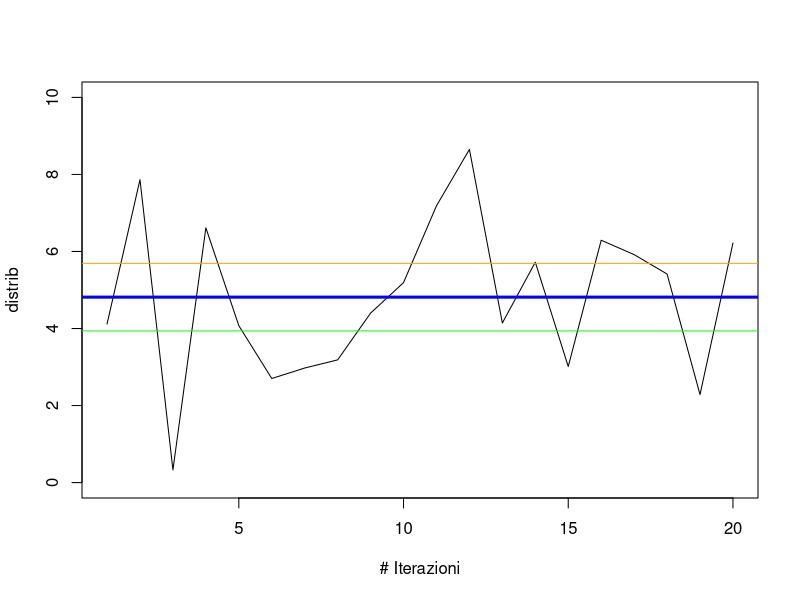
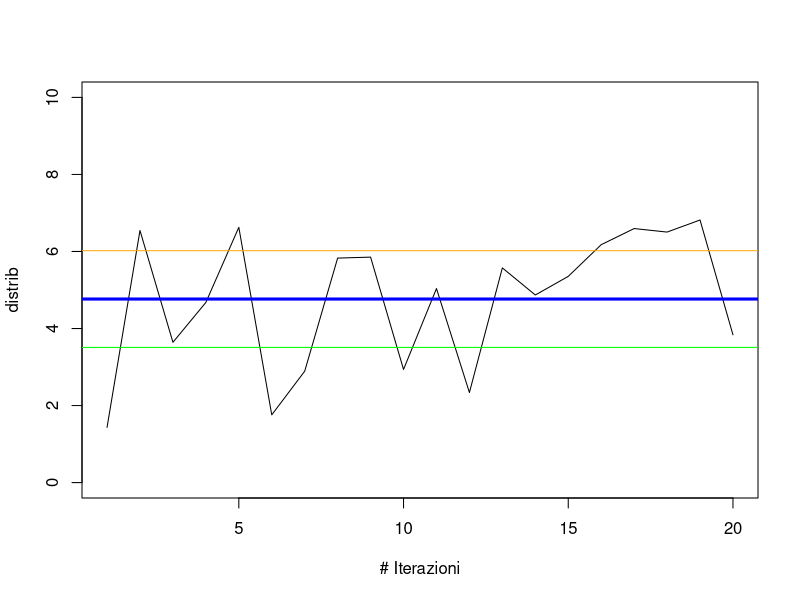
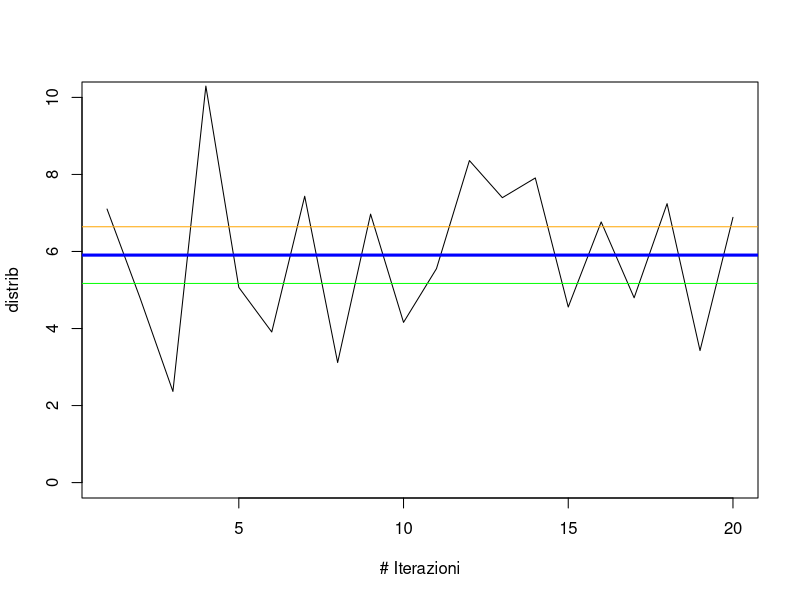
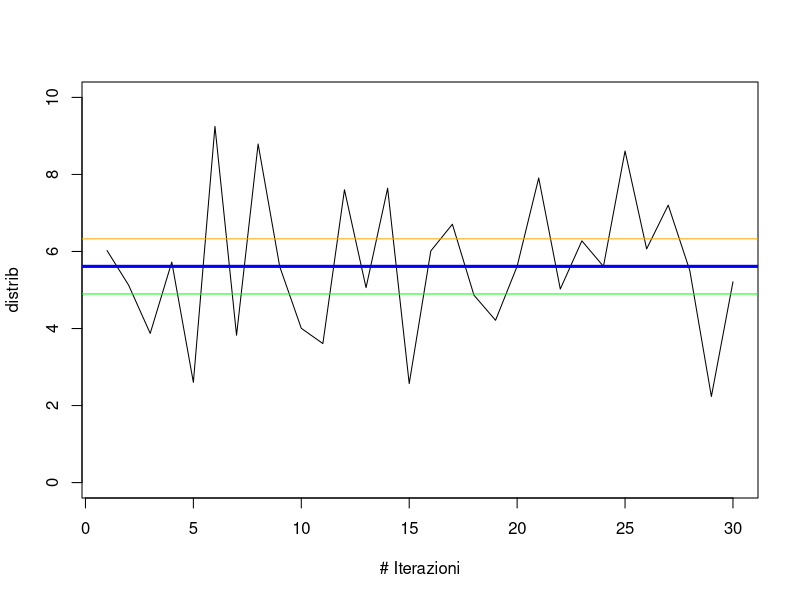
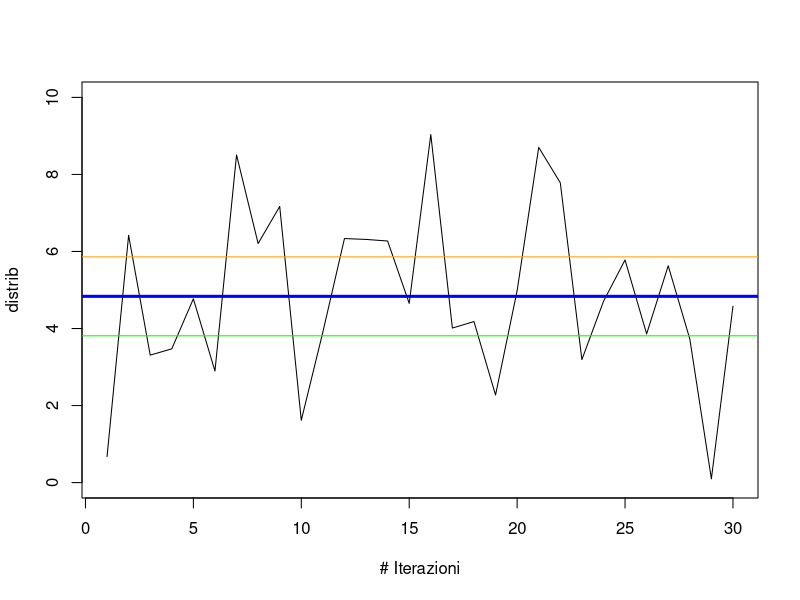
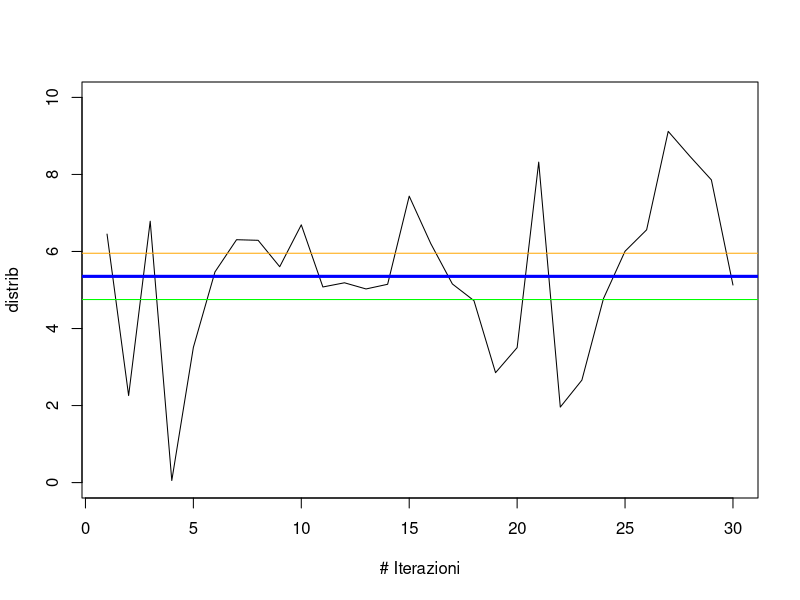
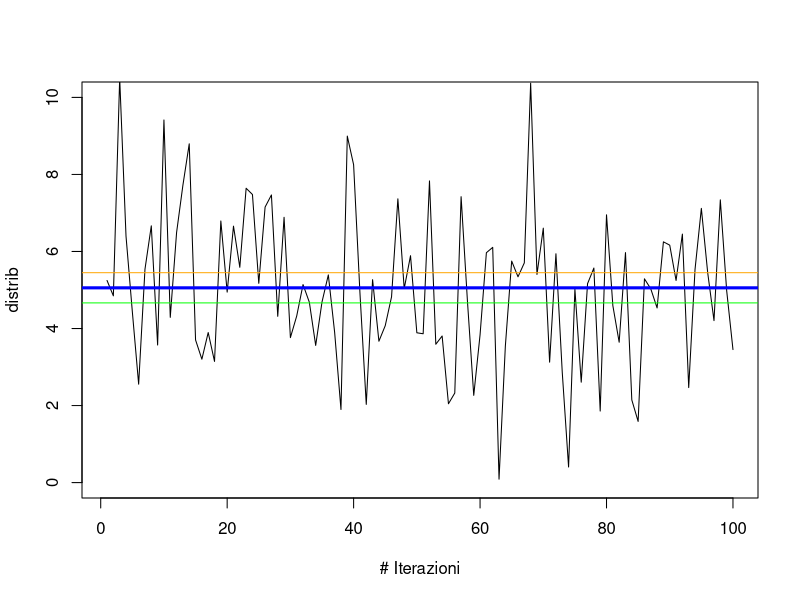
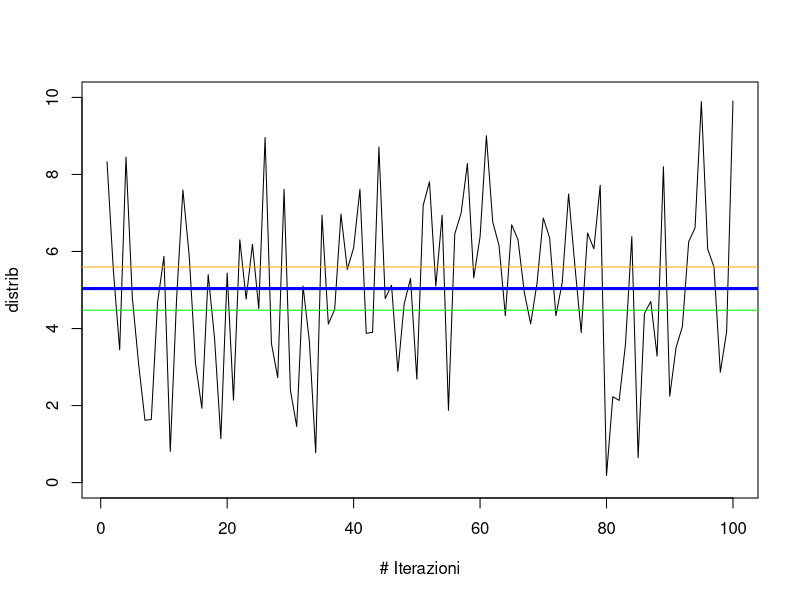

The R source for these figures, in order:
# Calcolare intervallo confidenza media mu di una dist normale
# norm(mu=5,sd=2) nota la dev standard. Al variare di n e del lvl di confidena 1-a
# Visualizzare graficamente i risultati ottenuti, confrontandoli con la media esatta
stdev <- 2; 
mu <- 5
nn = c(20, 30, 100, 200)
alfas = c(0.05, 0.005, 0.1)

vector_zalfa = NULL
vector_mean = NULL

#funzione che calcola gli intervalli di confidenza
intervalli = function(n, alfa) {
  cat("\n Con alpha = ", alfa, " e n = ",n)
  distrib = rnorm(n, mu, stdev); distrib
  media = mean(distrib)
  sigma = sd(distrib)
  cat("\n\tMedia: ",media); cat("\n\tDev Standard: ", sigma)
  
  plot(distrib, type="l",  xlab="# Iterazioni", ylim=c(0, 10), col="black")
  
  zalfa = qnorm(1-alfa/2, 0, 1); zalfa
  
  za_minus = media - zalfa*stdev/(sqrt(n))
  za_plus = media + zalfa*stdev/(sqrt(n))
  cat("\n\tZalfa: ",zalfa); cat("\n\tEstremo inferiore: ", za_minus); cat("\n\tEstremo superiore: ", za_plus)
  
  abline(h=za_minus, col="green") # intervallo di confidenza inferiore
  abline(h=media, col="blue", lwd=3) # media calcolara
  abline(h=20, col="red", lwd=2) # media teorica
  abline(h=za_plus, col="orange") # intervallo di confidenza superiore
}

for( n in nn ) {
  for( alfa in alfas ) {
    intervalli(n, alfa)
  }
}

# All'aumetare di n (numero di elementi generati) l'intevallo di confidenza diminuisce 
# Se 1-alfa (livello di confidenza) aumenta, l'intervallo di confidenza aumeta
# Se l'intervallo di confidenza aumenta, L'intervallo aumenta
# questo perchè se alfa diminuisce, zalfa aumenta (zalfa è il quantile di Z di alfa/2)